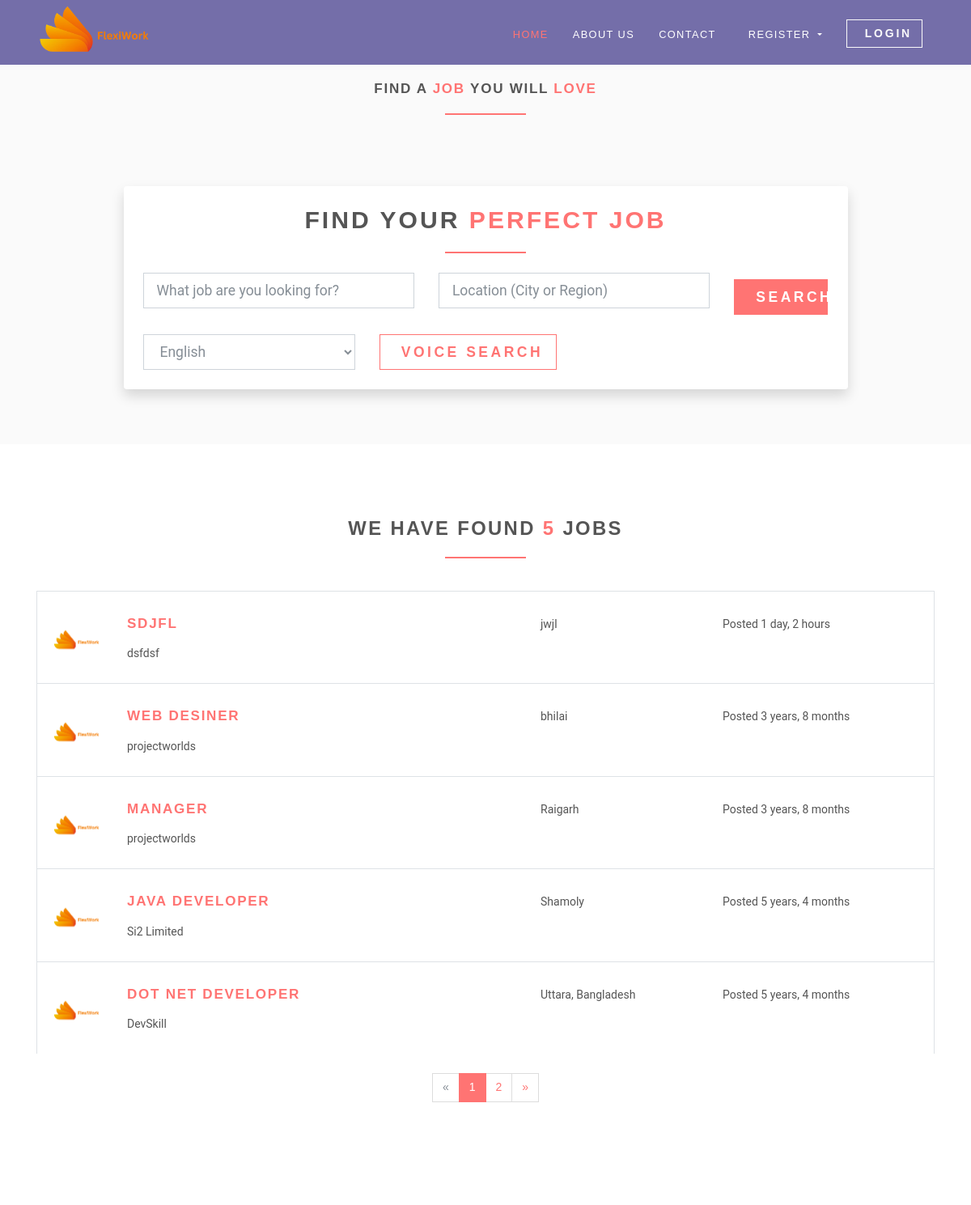
The app's page /jobs (upper part), older data.
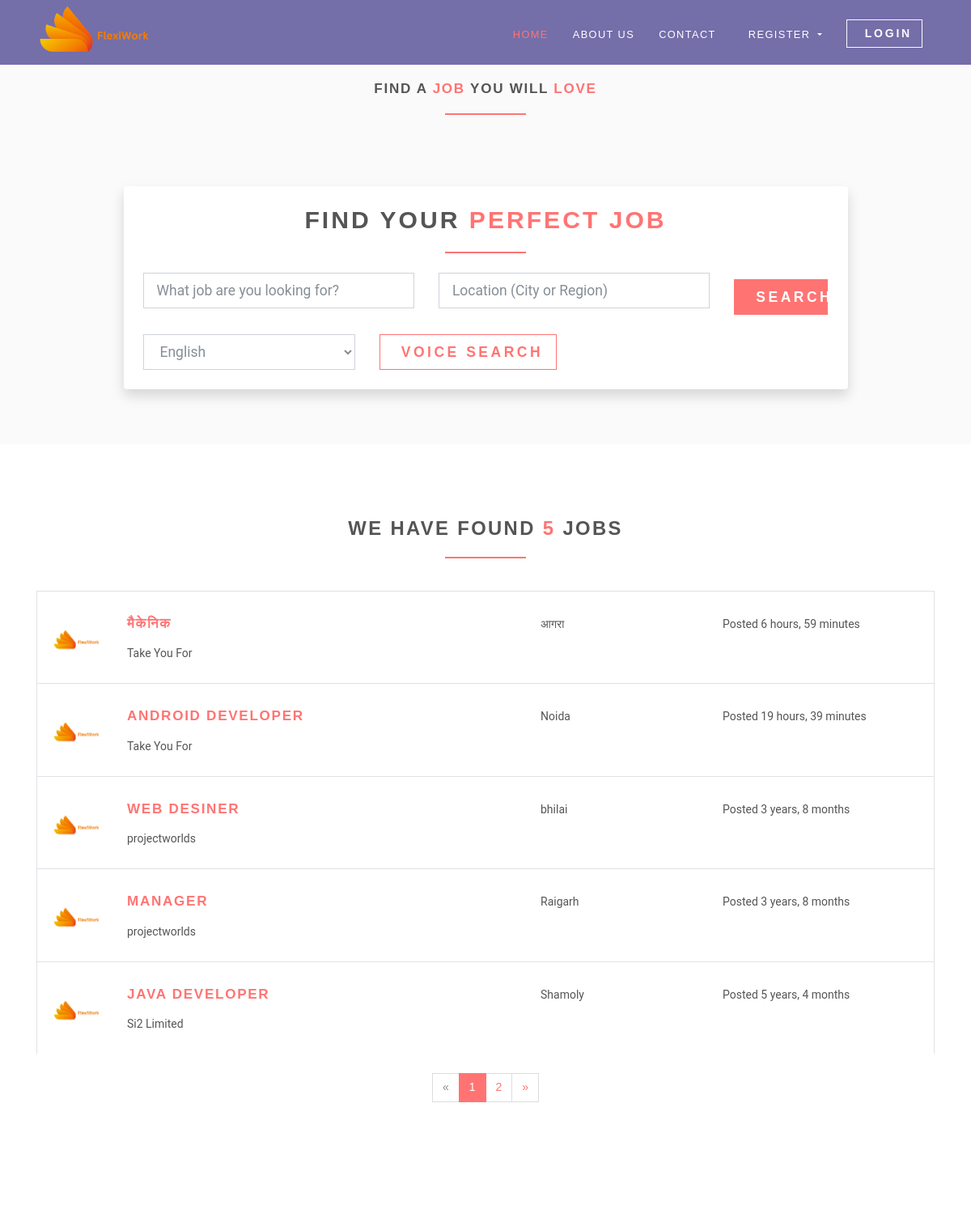
The same page, newer data.
### jobsapp/models.py (models this page shows, shortened)
class Job(models.Model):
    user = models.ForeignKey(User, on_delete=models.CASCADE, verbose_name="Posted by")
    title = models.CharField(max_length=300)
    description = models.TextField()
    location = models.CharField(max_length=150)
    type = models.CharField(choices=JOB_TYPE, max_length=10)
    category = models.CharField(max_length=100)
    last_date = models.DateTimeField()
    company_name = models.CharField(max_length=100)
    company_description = models.CharField(max_length=300)
    website = models.CharField(max_length=100, default="")
    created_at = models.DateTimeField(default=timezone.now)
    filled = models.BooleanField(default=False)
    class Meta:
        ordering = ['-created_at']  # Latest jobs appear first

### jobsapp/views/home.py (the view)
# urls.py: path('jobs', JobListView.as_view(), name='jobs'),
class JobListView(ListView):
    model = Job
    template_name = 'jobs/jobs.html'
    context_object_name = 'jobs'
    paginate_by = 5

### templates/jobs/jobs.html (shortened to what the changed rows need)
{% extends 'base.html' %}
{% load static %}
{% block content %}
    <section class="job-form-section job-form-section--compressed">
        <div class="container">
            <section class="job-search-section py-5 bg-light">
    <div class="container">
        <div class="row justify-content-center">
            <div class="col-lg-10">
                <div class="search-box p-4 bg-white shadow rounded">
                    <h2 class="heading text-center mb-4 font-weight-bold">
                        Find Your <span class="text-primary">Perfect Job</span>
                    </h2>
                </div>
            </div>
        </div>
    </div>
</section>
        </div>
    </section>
    <section>
        <div class="container">
            {% for job in jobs %}
                <div class="job-listing  ">
                    <div class="row">
                        <div class="col-md-12 col-lg-6">
                            <div class="row">
                                <div class="col-2">
                                    <img src="{% static 'img/dcompany-1.png' %}"
                                         alt="Ipsioou " class="img-fluid">
                                </div>
                                <div class="col-10">
                                    <h4 class="job__title"><a
                                            href="{% url 'jobs:jobs-detail' job.id %}">{{ job.title }}</a></h4>
                                    <p class="job__company">
                                        {{ job.company_name }}
                                    </p>
                                </div>
                            </div>
                        </div>
                        <div class="col-10 col-md-3 col-lg-2 ml-auto">
                            {{ job.location }}
                        </div>
                        <div class="col-10 col-md-3 col-lg-3 ml-auto">
                            <p>Posted {{ job.created_at|timesince }}</p>
                        </div>
                    </div>
                </div>
            {% endfor %}
            {% if is_paginated %}
                <div class="row">
                    <div class="col-md-12">
                        <nav aria-label="Page navigation example" class="d-flex justify-content-center mt-4 mb-4">
                            <ul class="pagination">
                                {% for i in page_obj.paginator.page_range %}
                                    {% if page_obj.number == i %}
                                        <li class="page-item active">
                                            <a class="page-link">{{ i }}</a>
                                        </li>
                                    {% else %}
                                        <li class="page-item">
                                            <a href="?page={{ i }}" class="page-link">{{ i }}</a>
                                        </li>
                                    {% endif %}
                                {% endfor %}
                            </ul>
                        </nav>
                    </div>
                </div>
            {% endif %}
        </div>
    </section>
{% endblock %}

Row changes from the older to the newer data that the page shows:
removed Job: title "SDJFL", company_name "dsfdsf", location "jwjl", created_at "1 day, 2 hours"
no longer on this page (row unchanged): Job: title "DOT NET DEVELOPER", company_name "DevSkill", location "Uttara, Bangladesh", created_at "5 years, 4 months"
added Job: title "मैकेनिक", company_name "Take You For", location "आगरा", created_at "6 hours, 59 minutes"
added Job: title "ANDROID DEVELOPER", company_name "Take You For", location "Noida", created_at "19 hours, 39 minutes"
